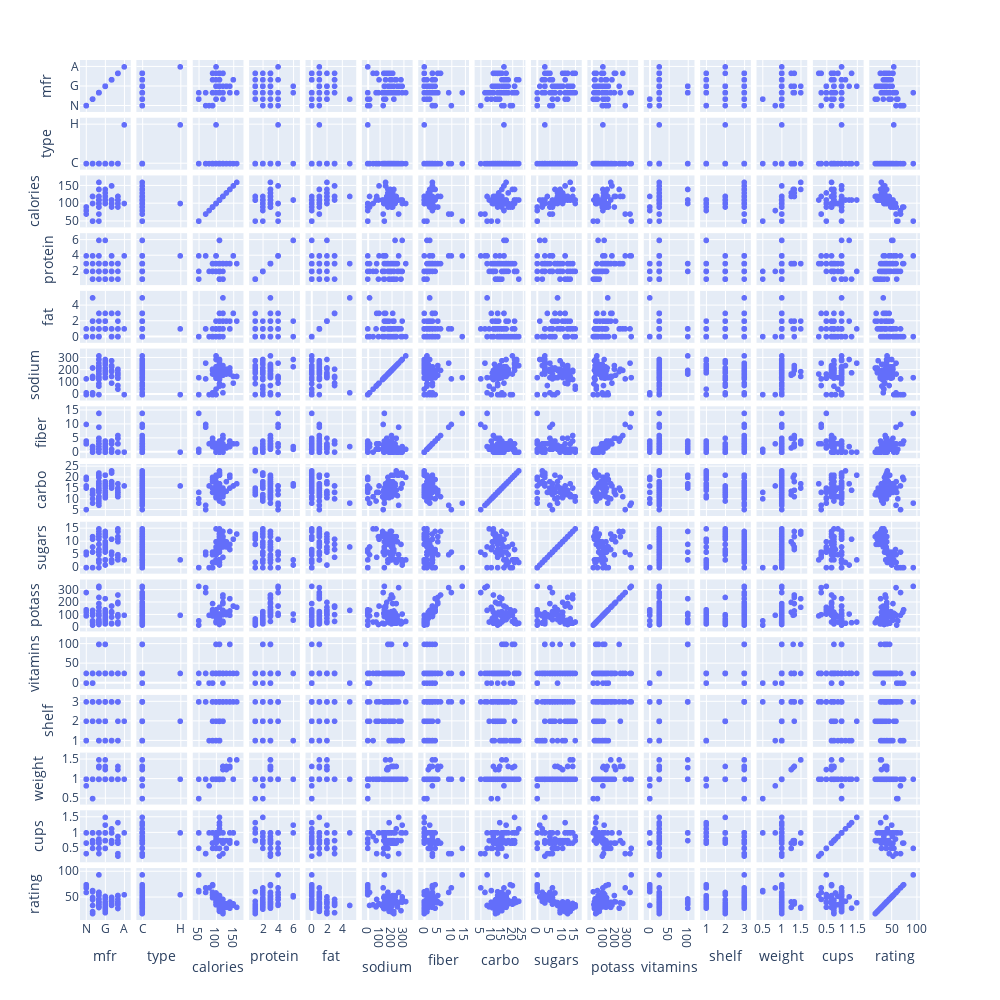

Source (notebook cell):
### Markdown cell above
There are some pretty strong positive correlations as well as some negative ones.
These may make sense with types of nutritional information, e.g. carbohydrates and sugar, which you expect to be correlated.

Let's to a scatterplot matrix to see the relationships between these variables in more detail:

- `with px do scatter_matrix using` a list containing
    - `dataframe`
    - freestyle `height=1000`
    - freestyle `width=1000`

### Code cell
px.scatter_matrix(dataframe,height=1000,width=1000)

#<xml xmlns="https://developers.google.com/blockly/xml"><variables><variable id="+yh,Zg{hON]zy6D~.rH#">px</variable><variable id="Y+grzOaS*0=OHV6zO8m/">dataframe</variable></variables><block type="varDoMethod" id="K_Y0K-1=:jF)7/~qEX=/" x="0" y="0"><mutation items="3"></mutation><field name="VAR" id="+yh,Zg{hON]zy6D~.rH#">px</field><field name="MEMBER">scatter_matrix</field><data>px:scatter_matrix</data><value name="ADD0"><block type="variables_get" id="/lbs^_qa{`+nr/lORqAj"><field name="VAR" id="Y+grzOaS*0=OHV6zO8m/">dataframe</field></block></value><value name="ADD1"><block type="dummyOutputCodeBlock" id="Wv*)}aNmhVqv~fk`MhK*"><field name="CODE">height=1000 </field></block></value><value name="ADD2"><block type="dummyOutputCodeBlock" id="RIpS=OIwSl@J`zi,eWq4"><field name="CODE">width=1000</field></block></value></block></xml>

### Figure 1 — Plotly figure (JSON) as saved in the notebook; plotly's stock layout.template omitted (floating-point values rounded to 4 significant figures)
{"data": [{"dimensions": [{"axis": {"matches": true}, "label": "mfr", "values": ["N", "Q", "K", "K", "G", "K", "G", "R", "P", "Q", "G", "G", "G", "G", "R", "K", "K", "G", "K", "K", "G", "R", "K", "K", "K", "P", "K", "P", "P", "G", "P", "P", "P", "Q", "G", "P", "K", "K", "G", "Q", "G", "A", "R", "R", "K", "G", "K", "K", "K", "G", "P", "K", "Q", "Q", "Q", "K", "G", "K", "R", "K", "N", "N", "N", "K", "K", "N", "G", "G", "G", "G", "G", "R", "G", "G"]}, {"axis": {"matches": true}, "label": "type", "values": ["C", "C", "C", "C", "C", "C", "C", "C", "C", "C", "C", "C", "C", "C", "C", "C", "C", "C", "C", "C", "C", "C", "C", "C", "C", "C", "C", "C", "C", "C", "C", "C", "C", "C", "C", "C", "C", "C", "C", "C", "C", "H", "C", "C", "C", "C", "C", "C", "C", "C", "C", "C", "C", "C", "C", "C", "C", "C", "C", "C", "C", "C", "C", "C", "C", "C", "C", "C", "C", "C", "C", "C", "C", "C"]}, {"axis": {"matches": true}, "label": "calories", "values": [70, 120, 70, 50, 110, 110, 130, 90, 90, 120, 110, 120, 110, 110, 110, 100, 110, 110, 110, 110, 100, 100, 110, 110, 100, 120, 120, 110, 100, 110, 100, 110, 120, 120, 110, 110, 110, 140, 110, 100, 110, 100, 150, 150, 160, 100, 120, 140, 90, 130, 120, 100, 50, 50, 100, 120, 100, 90, 110, 110, 80, 90, 90, 110, 110, 90, 110, 140, 100, 110, 110, 100, 100, 110]}, {"axis": {"matches": true}, "label": "protein", "values": [4, 3, 4, 4, 2, 2, 3, 2, 3, 1, 6, 1, 3, 1, 2, 2, 1, 1, 3, 2, 2, 2, 2, 1, 3, 3, 3, 1, 2, 1, 3, 3, 3, 1, 3, 1, 2, 3, 2, 4, 2, 4, 4, 4, 3, 2, 2, 3, 3, 3, 3, 3, 1, 2, 4, 3, 3, 2, 1, 2, 2, 3, 3, 2, 6, 2, 2, 3, 3, 2, 1, 3, 3, 2]}, {"axis": {"matches": true}, "label": "fat", "values": [1, 5, 1, 0, 2, 0, 2, 1, 0, 2, 2, 3, 2, 1, 0, 0, 0, 1, 3, 0, 1, 0, 1, 0, 0, 2, 0, 1, 0, 1, 1, 0, 3, 2, 1, 0, 1, 1, 1, 2, 1, 1, 3, 3, 2, 1, 1, 2, 0, 2, 1, 0, 0, 0, 1, 1, 2, 0, 0, 0, 0, 0, 0, 1, 0, 0, 1, 1, 1, 1, 1, 1, 1, 1]}, {"axis": {"matches": true}, "label": "sodium", "values": [130, 15, 260, 140, 180, 125, 210, 200, 210, 220, 290, 210, 140, 180, 280, 290, 90, 180, 140, 220, 140, 190, 125, 200, 0, 160, 240, 135, 45, 280, 140, 170, 75, 220, 250, 180, 170, 170, 260, 150, 180, 0, 95, 150, 150, 220, 190, 220, 170, 170, 200, 320, 0, 0, 135, 210, 140, 0, 240, 290, 0, 0, 0, 70, 230, 15, 200, 190, 200, 250, 140, 230, 200, 200]}, {"axis": {"matches": true}, "label": "fiber", "values": [10.0, 2.0, 9.0, 14.0, 1.5, 1.0, 2.0, 4.0, 5.0, 0.0, 2.0, 0.0, 2.0, 0.0, 0.0, 1.0, 1.0, 0.0, 4.0, 1.0, 2.0, 1.0, 1.0, 1.0, 3.0, 5.0, 5.0, 0.0, 0.0, 0.0, 3.0, 3.0, 3.0, 1.0, 1.5, 0.0, 1.0, 2.0, 0.0, 2.0, 0.0, 0.0, 3.0, 3.0, 3.0, 2.0, 0.0, 3.0, 3.0, 1.5, 6.0, 1.0, 0.0, 1.0, 2.0, 5.0, 2.5, 2.0, 0.0, 0.0, 3.0, 4.0, 3.0, 1.0, 1.0, 3.0, 0.0, 4.0, 3.0, 0.0, 0.0, 3.0, 3.0, 1.0]}, {"axis": {"matches": true}, "label": "carbo", "values": [5.0, 8.0, 7.0, 8.0, 10.5, 11.0, 18.0, 15.0, 13.0, 12.0, 17.0, 13.0, 13.0, 12.0, 22.0, 21.0, 13.0, 12.0, 10.0, 21.0, 11.0, 18.0, 11.0, 14.0, 14.0, 12.0, 14.0, 13.0, 11.0, 15.0, 15.0, 17.0, 13.0, 12.0, 11.5, 14.0, 17.0, 20.0, 21.0, 12.0, 12.0, 16.0, 16.0, 16.0, 17.0, 15.0, 15.0, 21.0, 18.0, 13.5, 11.0, 20.0, 13.0, 10.0, 14.0, 14.0, 10.5, 15.0, 23.0, 22.0, 16.0, 19.0, 20.0, 9.0, 16.0, 15.0, 21.0, 15.0, 16.0, 21.0, 13.0, 17.0, 17.0, 16.0]}, {"axis": {"matches": true}, "label": "sugars", "values": [6.0, 8.0, 5.0, 0.0, 10.0, 14.0, 8.0, 6.0, 5.0, 12.0, 1.0, 9.0, 7.0, 13.0, 3.0, 2.0, 12.0, 13.0, 7.0, 3.0, 10.0, 5.0, 13.0, 11.0, 7.0, 10.0, 12.0, 12.0, 15.0, 9.0, 5.0, 3.0, 4.0, 11.0, 10.0, 11.0, 6.0, 9.0, 3.0, 6.0, 12.0, 3.0, 11.0, 11.0, 13.0, 6.0, 9.0, 7.0, 2.0, 10.0, 14.0, 3.0, 0.0, 0.0, 6.0, 12.0, 8.0, 6.0, 2.0, 3.0, 0.0, 0.0, 0.0, 15.0, 3.0, 5.0, 3.0, 14.0, 3.0, 3.0, 12.0, 3.0, 3.0, 8.0]}, {"axis": {"matches": true}, "label": "potass", "values": [280.0, 135.0, 320.0, 330.0, 70.0, 30.0, 100.0, 125.0, 190.0, 35.0, 105.0, 45.0, 105.0, 55.0, 25.0, 35.0, 20.0, 65.0, 160.0, 30.0, 120.0, 80.0, 30.0, 25.0, 100.0, 200.0, 190.0, 25.0, 40.0, 45.0, 85.0, 90.0, 100.0, 45.0, 90.0, 35.0, 60.0, 95.0, 40.0, 95.0, 55.0, 95.0, 170.0, 170.0, 160.0, 90.0, 40.0, 130.0, 90.0, 120.0, 260.0, 45.0, 15.0, 50.0, 110.0, 240.0, 140.0, 110.0, 30.0, 35.0, 95.0, 140.0, 120.0, 40.0, 55.0, 90.0, 35.0, 230.0, 110.0, 60.0, 25.0, 115.0, 110.0, 60.0]}, {"axis": {"matches": true}, "label": "vitamins", "values": [25, 0, 25, 25, 25, 25, 25, 25, 25, 25, 25, 25, 25, 25, 25, 25, 25, 25, 25, 25, 25, 25, 25, 25, 25, 25, 25, 25, 25, 25, 25, 25, 25, 25, 25, 25, 100, 100, 25, 25, 25, 25, 25, 25, 25, 25, 25, 25, 25, 25, 25, 100, 0, 0, 25, 25, 25, 25, 25, 25, 0, 0, 0, 25, 25, 25, 100, 100, 100, 25, 25, 25, 25, 25]}, {"axis": {"matches": true}, "label": "shelf", "values": [3, 3, 3, 3, 1, 2, 3, 1, 3, 2, 1, 2, 3, 2, 1, 1, 2, 2, 3, 3, 3, 3, 2, 1, 2, 3, 3, 2, 1, 2, 3, 3, 3, 2, 1, 1, 3, 3, 2, 2, 2, 2, 3, 3, 3, 1, 2, 3, 3, 3, 3, 3, 3, 3, 3, 2, 3, 3, 1, 1, 1, 1, 1, 2, 1, 2, 3, 3, 3, 3, 2, 1, 1, 1]}, {"axis": {"matches": true}, "label": "weight", "values": [1.0, 1.0, 1.0, 1.0, 1.0, 1.0, 1.33, 1.0, 1.0, 1.0, 1.0, 1.0, 1.0, 1.0, 1.0, 1.0, 1.0, 1.0, 1.0, 1.0, 1.0, 1.0, 1.0, 1.0, 1.0, 1.25, 1.33, 1.0, 1.0, 1.0, 1.0, 1.0, 1.0, 1.0, 1.0, 1.0, 1.0, 1.3, 1.0, 1.0, 1.0, 1.0, 1.0, 1.0, 1.5, 1.0, 1.0, 1.33, 1.0, 1.25, 1.33, 1.0, 0.5, 0.5, 1.0, 1.33, 1.0, 1.0, 1.0, 1.0, 0.83, 1.0, 1.0, 1.0, 1.0, 1.0, 1.0, 1.5, 1.0, 1.0, 1.0, 1.0, 1.0, 1.0]}, {"axis": {"matches": true}, "label": "cups", "values": [0.33, 1.0, 0.33, 0.5, 0.75, 1.0, 0.75, 0.67, 0.67, 0.75, 1.25, 0.75, 0.5, 1.0, 1.0, 1.0, 1.0, 1.0, 0.5, 1.0, 0.75, 0.75, 1.0, 0.75, 0.8, 0.67, 0.67, 0.75, 0.88, 0.75, 0.88, 0.25, 0.33, 1.0, 0.75, 1.33, 1.0, 0.75, 1.5, 0.67, 1.0, 1.0, 1.0, 1.0, 0.67, 1.0, 0.67, 0.67, 1.0, 0.5, 0.67, 1.0, 1.0, 1.0, 0.5, 0.75, 0.5, 0.5, 1.13, 1.0, 1.0, 0.67, 0.67, 0.75, 1.0, 1.0, 1.0, 1.0, 1.0, 0.75, 1.0, 0.67, 1.0, 0.75]}, {"axis": {"matches": true}, "label": "rating", "values": [68.4, 33.98, 59.43, 93.7, 29.51, 33.17, 37.04, 49.12, 53.31, 18.04, 50.76, 19.82, 40.4, 22.74, 41.45, 45.86, 35.78, 22.4, 40.45, 46.9, 36.18, 44.33, 32.21, 31.44, 58.35, 40.92, 41.02, 28.03, 35.25, 23.8, 52.08, 53.37, 45.81, 21.87, 31.07, 28.74, 36.52, 36.47, 39.24, 45.33, 26.73, 54.85, 37.14, 34.14, 30.31, 40.11, 29.92, 40.69, 59.64, 30.45, 37.84, 41.5, 60.76, 63.01, 49.51, 39.26, 39.7, 55.33, 42.0, 40.56, 68.24, 74.47, 72.8, 31.23, 53.13, 59.36, 38.84, 28.59, 46.66, 39.11, 27.75, 49.79, 51.59, 36.19]}], "hovertemplate": "%{xaxis.title.text}=%{x}<br>%{yaxis.title.text}=%{y}<extra></extra>", "legendgroup": "", "marker": {"color": "#636efa", "symbol": "circle"}, "name": "", "showlegend": false, "type": "splom"}], "layout": {"dragmode": "select", "height": 1000, "legend": {"tracegroupgap": 0}, "margin": {"t": 60}, "width": 1000}}
